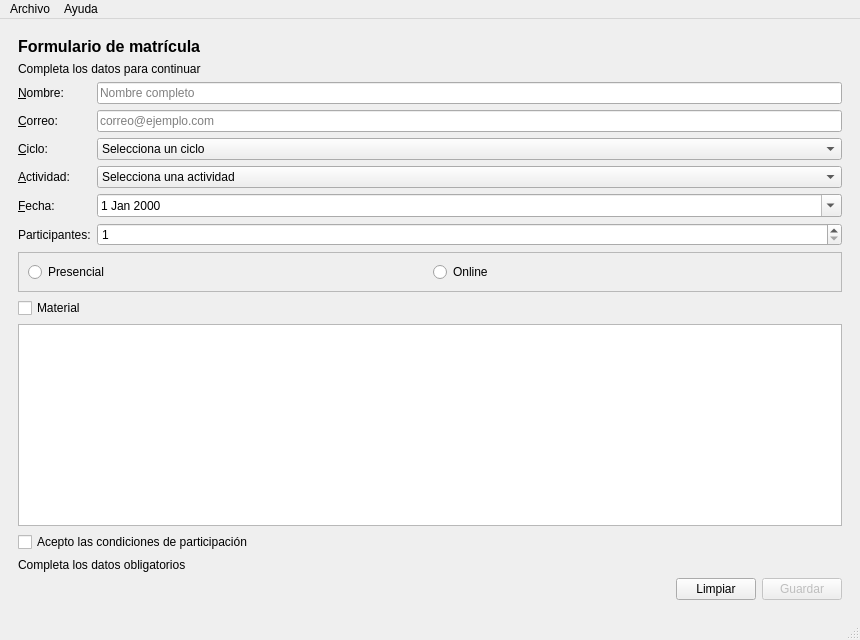
<?xml version="1.0" encoding="UTF-8"?>
<ui version="4.0">
 <class>VentanaPrincipal</class>
 <widget class="QMainWindow" name="VentanaPrincipal">
  <property name="geometry">
   <rect>
    <x>0</x>
    <y>0</y>
    <width>860</width>
    <height>640</height>
   </rect>
  </property>
  <property name="minimumSize">
   <size>
    <width>640</width>
    <height>520</height>
   </size>
  </property>
  <property name="windowTitle">
   <string>Gestor de Actividades Formativas</string>
  </property>
  <widget class="QWidget" name="centralwidget">
   <layout class="QHBoxLayout" name="horizontalLayout_2">
    <item>
     <widget class="QStackedWidget" name="stackedPaginas">
      <property name="currentIndex">
       <number>1</number>
      </property>
      <widget class="QWidget" name="paginaInicio">
       <layout class="QHBoxLayout" name="horizontalLayout_3">
        <item>
         <layout class="QVBoxLayout" name="LayoutInicio">
          <item>
           <spacer name="verticalSpacerSuperior">
            <property name="orientation">
             <enum>Qt::Orientation::Vertical</enum>
            </property>
            <property name="sizeHint" stdset="0">
             <size>
              <width>20</width>
              <height>40</height>
             </size>
            </property>
           </spacer>
          </item>
          <item>
           <widget class="QLabel" name="lblTituloInicio">
            <property name="text">
             <string>Gestor de Actividades Formativas</string>
            </property>
            <property name="alignment">
             <set>Qt::AlignmentFlag::AlignCenter</set>
            </property>
           </widget>
          </item>
          <item>
           <widget class="QLabel" name="lblDescripcionInicio">
            <property name="text">
             <string>Registra la participación del alumnado en las actividades del centro</string>
            </property>
            <property name="alignment">
             <set>Qt::AlignmentFlag::AlignCenter</set>
            </property>
           </widget>
          </item>
          <item>
           <widget class="QPushButton" name="btnComenzar">
            <property name="text">
             <string>Comenzar</string>
            </property>
           </widget>
          </item>
          <item>
           <spacer name="verticalSpacerInferior">
            <property name="orientation">
             <enum>Qt::Orientation::Vertical</enum>
            </property>
            <property name="sizeHint" stdset="0">
             <size>
              <width>20</width>
              <height>40</height>
             </size>
            </property>
           </spacer>
          </item>
         </layout>
        </item>
       </layout>
      </widget>
      <widget class="QWidget" name="paginaFormulario">
       <layout class="QVBoxLayout" name="verticalLayout_2">
        <item>
         <widget class="QLabel" name="lblTituloFormulario">
          <property name="font">
           <font>
            <pointsize>12</pointsize>
            <bold>true</bold>
           </font>
          </property>
          <property name="cursor">
           <cursorShape>UpArrowCursor</cursorShape>
          </property>
          <property name="text">
           <string>Formulario de matrícula</string>
          </property>
         </widget>
        </item>
        <item>
         <widget class="QLabel" name="lblSubtitulo">
          <property name="text">
           <string>Completa los datos para continuar</string>
          </property>
         </widget>
        </item>
        <item>
         <layout class="QFormLayout" name="formLayoutDatos">
          <property name="verticalSpacing">
           <number>6</number>
          </property>
          <item row="0" column="0">
           <widget class="QLabel" name="lblNombre">
            <property name="text">
             <string>&amp;Nombre:</string>
            </property>
            <property name="buddy">
             <cstring>txtNombre</cstring>
            </property>
           </widget>
          </item>
          <item row="0" column="1">
           <widget class="QLineEdit" name="txtNombre">
            <property name="text">
             <string/>
            </property>
            <property name="placeholderText">
             <string>Nombre completo</string>
            </property>
           </widget>
          </item>
          <item row="1" column="0">
           <widget class="QLabel" name="lblCorreo">
            <property name="text">
             <string>&amp;Correo:</string>
            </property>
            <property name="buddy">
             <cstring>txtCorreo</cstring>
            </property>
           </widget>
          </item>
          <item row="1" column="1">
           <widget class="QLineEdit" name="txtCorreo">
            <property name="text">
             <string/>
            </property>
            <property name="placeholderText">
             <string>correo@ejemplo.com</string>
            </property>
           </widget>
          </item>
          <item row="5" column="1">
           <widget class="QDateEdit" name="dateFecha">
            <property name="calendarPopup">
             <bool>true</bool>
            </property>
           </widget>
          </item>
          <item row="5" column="0">
           <widget class="QLabel" name="lblFecha">
            <property name="text">
             <string>&amp;Fecha:</string>
            </property>
            <property name="buddy">
             <cstring>dateFecha</cstring>
            </property>
           </widget>
          </item>
          <item row="6" column="1">
           <widget class="QSpinBox" name="spinParticipantes">
            <property name="minimum">
             <number>1</number>
            </property>
            <property name="maximum">
             <number>30</number>
            </property>
           </widget>
          </item>
          <item row="6" column="0">
           <widget class="QLabel" name="lblParticipantes">
            <property name="text">
             <string>Participantes:</string>
            </property>
           </widget>
          </item>
          <item row="2" column="0">
           <widget class="QLabel" name="lblCiclo">
            <property name="text">
             <string>&amp;Ciclo:</string>
            </property>
            <property name="buddy">
             <cstring>cmbCiclo</cstring>
            </property>
           </widget>
          </item>
          <item row="2" column="1">
           <widget class="QComboBox" name="cmbCiclo">
            <item>
             <property name="text">
              <string>Selecciona un ciclo</string>
             </property>
            </item>
            <item>
             <property name="text">
              <string>Desarrollo de Aplicaciones Multiplataforma</string>
             </property>
            </item>
            <item>
             <property name="text">
              <string>Desarrollo de Aplicaciones Web</string>
             </property>
            </item>
            <item>
             <property name="text">
              <string>Administración de Sistemas Informáticos en Red</string>
             </property>
            </item>
            <item>
             <property name="text">
              <string>Sistemas Microinformáticos y Redes</string>
             </property>
            </item>
           </widget>
          </item>
          <item row="3" column="0">
           <widget class="QLabel" name="lblActividad">
            <property name="text">
             <string>&amp;Actividad:</string>
            </property>
            <property name="buddy">
             <cstring>cmbActividad</cstring>
            </property>
           </widget>
          </item>
          <item row="3" column="1">
           <widget class="QComboBox" name="cmbActividad">
            <item>
             <property name="text">
              <string>Selecciona una actividad</string>
             </property>
            </item>
            <item>
             <property name="text">
              <string>Desarrollo de Interfaces</string>
             </property>
            </item>
            <item>
             <property name="text">
              <string>Programación con Python</string>
             </property>
            </item>
            <item>
             <property name="text">
              <string>Bases de datos</string>
             </property>
            </item>
            <item>
             <property name="text">
              <string>Inteligencia Artificial</string>
             </property>
            </item>
            <item>
             <property name="text">
              <string>Ciberseguridad</string>
             </property>
            </item>
           </widget>
          </item>
         </layout>
        </item>
        <item>
         <widget class="QFrame" name="groupModalidad">
          <property name="frameShape">
           <enum>QFrame::Shape::StyledPanel</enum>
          </property>
          <property name="frameShadow">
           <enum>QFrame::Shadow::Raised</enum>
          </property>
          <layout class="QHBoxLayout" name="horizontalLayout">
           <item>
            <widget class="QRadioButton" name="radioPresencial">
             <property name="text">
              <string>Presencial</string>
             </property>
            </widget>
           </item>
           <item>
            <layout class="QHBoxLayout" name="layoutModalidad">
             <item>
              <widget class="QRadioButton" name="radioOnline">
               <property name="text">
                <string>Online</string>
               </property>
              </widget>
             </item>
            </layout>
           </item>
          </layout>
         </widget>
        </item>
        <item>
         <widget class="QCheckBox" name="chkMaterial">
          <property name="text">
           <string>Material</string>
          </property>
         </widget>
        </item>
        <item>
         <widget class="QPlainTextEdit" name="txtObservaciones">
          <property name="plainText">
           <string/>
          </property>
          <property name="placeholderText">
           <string>Observaciones</string>
          </property>
         </widget>
        </item>
        <item>
         <widget class="QCheckBox" name="chkCondiciones">
          <property name="text">
           <string>Acepto las condiciones de participación</string>
          </property>
         </widget>
        </item>
        <item>
         <widget class="QLabel" name="lblEstado">
          <property name="text">
           <string>Completa los datos obligatorios</string>
          </property>
         </widget>
        </item>
        <item>
         <layout class="QHBoxLayout" name="layoutBotonesFormulario">
          <item>
           <spacer name="horizontalSpacer">
            <property name="orientation">
             <enum>Qt::Orientation::Horizontal</enum>
            </property>
            <property name="sizeHint" stdset="0">
             <size>
              <width>208</width>
              <height>20</height>
             </size>
            </property>
           </spacer>
          </item>
          <item>
           <widget class="QPushButton" name="btnLimpiar">
            <property name="toolTip">
             <string>Borra todos los campos</string>
            </property>
            <property name="text">
             <string>Limpiar</string>
            </property>
           </widget>
          </item>
          <item>
           <widget class="QPushButton" name="btnRegistrar">
            <property name="enabled">
             <bool>false</bool>
            </property>
            <property name="toolTip">
             <string>Guarda la matrícula</string>
            </property>
            <property name="text">
             <string>Guardar</string>
            </property>
           </widget>
          </item>
         </layout>
        </item>
       </layout>
      </widget>
      <widget class="QWidget" name="paginaResumen">
       <layout class="QVBoxLayout" name="verticalLayout">
        <item>
         <layout class="QFormLayout" name="formLayoutResumen">
          <item row="0" column="0">
           <widget class="QLabel" name="lblResumenNombre">
            <property name="text">
             <string>TextLabel</string>
            </property>
           </widget>
          </item>
          <item row="1" column="0">
           <widget class="QLabel" name="lblResumenCorreo">
            <property name="text">
             <string>TextLabel</string>
            </property>
           </widget>
          </item>
          <item row="2" column="0">
           <widget class="QLabel" name="lblResumenCiclo">
            <property name="text">
             <string>TextLabel</string>
            </property>
           </widget>
          </item>
          <item row="3" column="0">
           <widget class="QLabel" name="lblResumenActividad">
            <property name="text">
             <string>TextLabel</string>
            </property>
           </widget>
          </item>
          <item row="4" column="0">
           <widget class="QLabel" name="lblResumenFecha">
            <property name="text">
             <string>TextLabel</string>
            </property>
           </widget>
          </item>
          <item row="5" column="0">
           <widget class="QLabel" name="lblResumenParticipantes">
            <property name="text">
             <string>TextLabel</string>
            </property>
           </widget>
          </item>
          <item row="6" column="0">
           <widget class="QLabel" name="lblResumenModalidad">
            <property name="text">
             <string>TextLabel</string>
            </property>
           </widget>
          </item>
          <item row="7" column="0">
           <widget class="QLabel" name="lblResumenMaterial">
            <property name="text">
             <string>TextLabel</string>
            </property>
           </widget>
          </item>
          <item row="8" column="0">
           <widget class="QLabel" name="lblResumenObservaciones">
            <property name="text">
             <string>TextLabel</string>
            </property>
           </widget>
          </item>
         </layout>
        </item>
        <item>
         <layout class="QHBoxLayout" name="layoutBotonesResumen">
          <item>
           <widget class="QPushButton" name="btnNueva">
            <property name="text">
             <string>Nueva Inscripción</string>
            </property>
           </widget>
          </item>
          <item>
           <widget class="QPushButton" name="btnVerTodas">
            <property name="text">
             <string>Ver todas</string>
            </property>
           </widget>
          </item>
          <item>
           <widget class="QPushButton" name="btnInicio">
            <property name="text">
             <string>Volver al Inicio</string>
            </property>
           </widget>
          </item>
         </layout>
        </item>
       </layout>
      </widget>
      <widget class="QWidget" name="paginaListado">
       <layout class="QVBoxLayout" name="verticalLayoutListado">
        <item>
         <widget class="QLabel" name="lblTituloListado">
          <property name="font">
           <font>
            <pointsize>12</pointsize>
            <bold>true</bold>
           </font>
          </property>
          <property name="text">
           <string>Listado de inscripciones</string>
          </property>
         </widget>
        </item>
        <item>
         <layout class="QHBoxLayout" name="layoutBusqueda">
          <item>
           <widget class="QLabel" name="lblBuscar">
            <property name="text">
             <string>Buscar:</string>
            </property>
            <property name="buddy">
             <cstring>txtBuscar</cstring>
            </property>
           </widget>
          </item>
          <item>
           <widget class="QLineEdit" name="txtBuscar">
            <property name="toolTip">
             <string>Filtra por nombre, correo o actividad</string>
            </property>
            <property name="placeholderText">
             <string>Nombre, correo o actividad</string>
            </property>
           </widget>
          </item>
          <item>
           <widget class="QPushButton" name="btnLimpiarBusqueda">
            <property name="text">
             <string>Limpiar búsqueda</string>
            </property>
           </widget>
          </item>
         </layout>
        </item>
        <item>
         <widget class="QTableWidget" name="tablaInscripciones">
          <property name="editTriggers">
           <set>QAbstractItemView::EditTrigger::NoEditTriggers</set>
          </property>
          <property name="alternatingRowColors">
           <bool>true</bool>
          </property>
          <property name="selectionBehavior">
           <set>QAbstractItemView::SelectionBehavior::SelectRows</set>
          </property>
          <property name="selectionMode">
           <set>QAbstractItemView::SelectionMode::SingleSelection</set>
          </property>
          <property name="columnCount">
           <number>7</number>
          </property>
          <column>
           <property name="text">
            <string>Nombre</string>
           </property>
          </column>
          <column>
           <property name="text">
            <string>Correo</string>
           </property>
          </column>
          <column>
           <property name="text">
            <string>Ciclo</string>
           </property>
          </column>
          <column>
           <property name="text">
            <string>Actividad</string>
           </property>
          </column>
          <column>
           <property name="text">
            <string>Fecha</string>
           </property>
          </column>
          <column>
           <property name="text">
            <string>Participantes</string>
           </property>
          </column>
          <column>
           <property name="text">
            <string>Modalidad</string>
           </property>
          </column>
         </widget>
        </item>
        <item>
         <widget class="QLabel" name="lblContadorListado">
          <property name="text">
           <string>Total: 0 inscripciones</string>
          </property>
         </widget>
        </item>
        <item>
         <layout class="QHBoxLayout" name="layoutBotonesListado">
          <item>
           <spacer name="horizontalSpacerListado">
            <property name="orientation">
             <enum>Qt::Orientation::Horizontal</enum>
            </property>
            <property name="sizeHint" stdset="0">
             <size>
              <width>40</width>
              <height>20</height>
             </size>
            </property>
           </spacer>
          </item>
          <item>
           <widget class="QPushButton" name="btnNuevaListado">
            <property name="text">
             <string>Nueva Inscripción</string>
            </property>
           </widget>
          </item>
          <item>
           <widget class="QPushButton" name="btnEditarListado">
            <property name="toolTip">
             <string>Carga la fila seleccionada en el formulario</string>
            </property>
            <property name="text">
             <string>Editar</string>
            </property>
           </widget>
          </item>
          <item>
           <widget class="QPushButton" name="btnEliminarListado">
            <property name="toolTip">
             <string>Elimina la fila seleccionada</string>
            </property>
            <property name="text">
             <string>Eliminar</string>
            </property>
           </widget>
          </item>
          <item>
           <widget class="QPushButton" name="btnInicioListado">
            <property name="text">
             <string>Volver al Inicio</string>
            </property>
           </widget>
          </item>
         </layout>
        </item>
       </layout>
      </widget>
     </widget>
    </item>
   </layout>
  </widget>
  <widget class="QStatusBar" name="statusbar"/>
  <widget class="QMenuBar" name="menuBar">
   <property name="geometry">
    <rect>
     <x>0</x>
     <y>0</y>
     <width>860</width>
     <height>33</height>
    </rect>
   </property>
   <widget class="QMenu" name="menuArchivo">
    <property name="title">
     <string>Archivo</string>
    </property>
    <addaction name="actionNueva"/>
    <addaction name="actionListado"/>
    <addaction name="actionInicio"/>
    <addaction name="actionSalir"/>
   </widget>
   <widget class="QMenu" name="menuAyuda">
    <property name="title">
     <string>Ayuda</string>
    </property>
    <addaction name="actionAcercaDe"/>
   </widget>
   <addaction name="menuArchivo"/>
   <addaction name="menuAyuda"/>
  </widget>
  <action name="actionNueva">
   <property name="text">
    <string>Nueva inscripción</string>
   </property>
   <property name="statusTip">
    <string>Abre un formulario de inscripción vacío</string>
   </property>
   <property name="shortcut">
    <string>Ctrl+N</string>
   </property>
  </action>
  <action name="actionListado">
   <property name="text">
    <string>Ver listado</string>
   </property>
   <property name="statusTip">
    <string>Muestra el listado de inscripciones</string>
   </property>
   <property name="shortcut">
    <string>Ctrl+L</string>
   </property>
  </action>
  <action name="actionInicio">
   <property name="text">
    <string>Ir al inicio</string>
   </property>
   <property name="statusTip">
    <string>Muestra la página de Inicio</string>
   </property>
   <property name="shortcut">
    <string>Ctrl+I</string>
   </property>
  </action>
  <action name="actionSalir">
   <property name="text">
    <string>Salir</string>
   </property>
   <property name="statusTip">
    <string>Cierra la aplicación</string>
   </property>
   <property name="shortcut">
    <string>Ctrl+Q</string>
   </property>
  </action>
  <action name="actionAcercaDe">
   <property name="text">
    <string>Acerca de</string>
   </property>
   <property name="statusTip">
    <string>Muestra información sobre la aplicación</string>
   </property>
  </action>
 </widget>
 <tabstops>
  <tabstop>txtNombre</tabstop>
  <tabstop>txtCorreo</tabstop>
  <tabstop>cmbCiclo</tabstop>
  <tabstop>cmbActividad</tabstop>
  <tabstop>dateFecha</tabstop>
  <tabstop>spinParticipantes</tabstop>
  <tabstop>radioPresencial</tabstop>
  <tabstop>radioOnline</tabstop>
  <tabstop>chkMaterial</tabstop>
  <tabstop>txtObservaciones</tabstop>
  <tabstop>chkCondiciones</tabstop>
  <tabstop>btnLimpiar</tabstop>
  <tabstop>btnRegistrar</tabstop>
  <tabstop>btnNueva</tabstop>
  <tabstop>btnVerTodas</tabstop>
  <tabstop>btnInicio</tabstop>
  <tabstop>txtBuscar</tabstop>
  <tabstop>btnLimpiarBusqueda</tabstop>
  <tabstop>tablaInscripciones</tabstop>
  <tabstop>btnNuevaListado</tabstop>
  <tabstop>btnEditarListado</tabstop>
  <tabstop>btnEliminarListado</tabstop>
  <tabstop>btnInicioListado</tabstop>
  <tabstop>btnComenzar</tabstop>
 </tabstops>
 <resources/>
 <connections/>
</ui>
